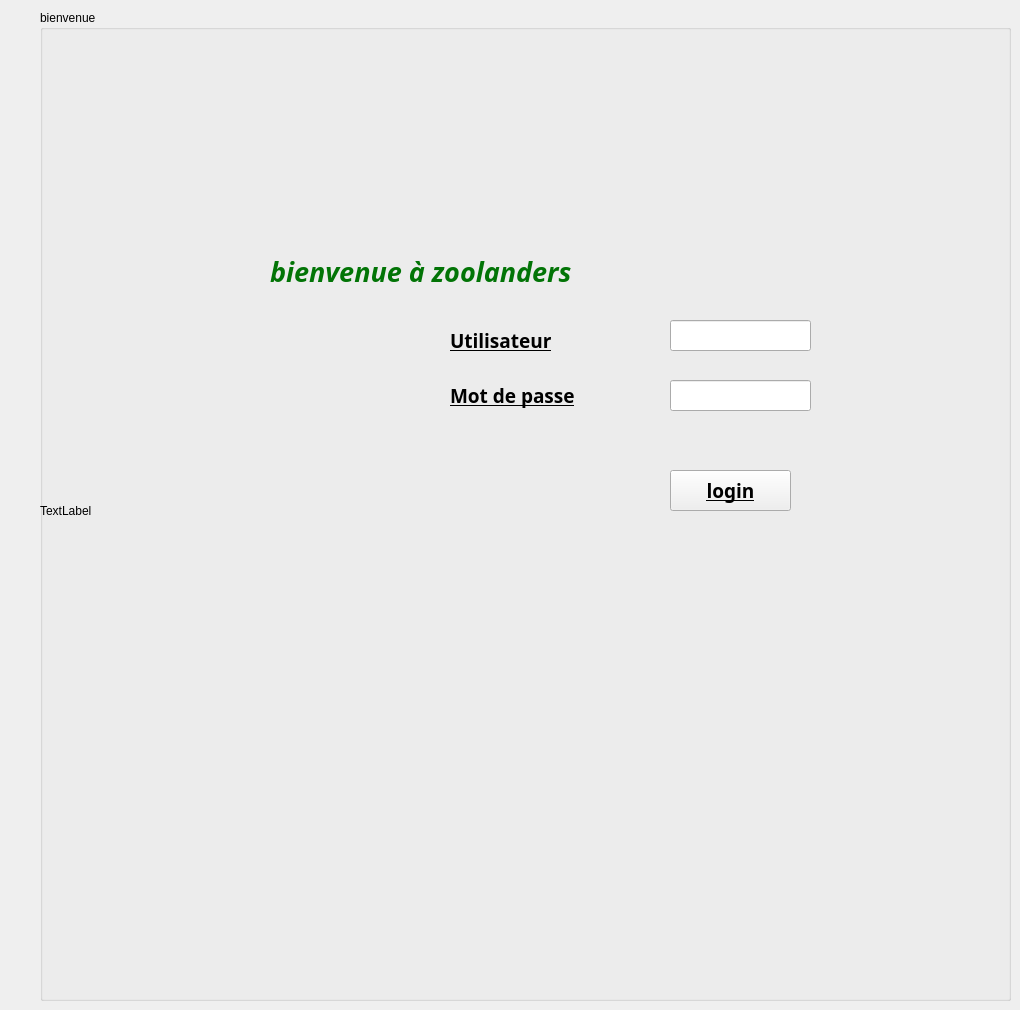
    <widget class="QWidget" name="page_2">
     <widget class="QGroupBox" name="groupBoxlogin">
      <property name="geometry">
       <rect>
        <x>40</x>
        <y>10</y>
        <width>971</width>
        <height>991</height>
       </rect>
      </property>
      <property name="title">
       <string>bienvenue</string>
      </property>
      <widget class="QPushButton" name="login_1">
       <property name="geometry">
        <rect>
         <x>630</x>
         <y>460</y>
         <width>121</width>
         <height>41</height>
        </rect>
       </property>
       <property name="font">
        <font>
         <family>Lucida Bright</family>
         <pointsize>14</pointsize>
         <weight>75</weight>
         <bold>true</bold>
         <underline>true</underline>
        </font>
       </property>
       <property name="cursor">
        <cursorShape>OpenHandCursor</cursorShape>
       </property>
       <property name="text">
        <string>login</string>
       </property>
      </widget>
      <widget class="QLabel" name="label_16">
       <property name="geometry">
        <rect>
         <x>410</x>
         <y>320</y>
         <width>131</width>
         <height>21</height>
        </rect>
       </property>
       <property name="font">
        <font>
         <family>Lucida Bright</family>
         <pointsize>14</pointsize>
         <weight>75</weight>
         <bold>true</bold>
         <underline>true</underline>
        </font>
       </property>
       <property name="text">
        <string>Utilisateur</string>
       </property>
      </widget>
      <widget class="QLabel" name="label_17">
       <property name="geometry">
        <rect>
         <x>410</x>
         <y>370</y>
         <width>181</width>
         <height>31</height>
        </rect>
       </property>
       <property name="font">
        <font>
         <family>Lucida Bright</family>
         <pointsize>14</pointsize>
         <weight>75</weight>
         <bold>true</bold>
         <underline>true</underline>
        </font>
       </property>
       <property name="text">
        <string>Mot de passe</string>
       </property>
      </widget>
      <widget class="QLineEdit" name="password_1">
       <property name="geometry">
        <rect>
         <x>630</x>
         <y>370</y>
         <width>141</width>
         <height>31</height>
        </rect>
       </property>
       <property name="font">
        <font>
         <family>Lucida Bright</family>
         <pointsize>14</pointsize>
         <weight>75</weight>
         <bold>true</bold>
         <underline>true</underline>
        </font>
       </property>
       <property name="echoMode">
        <enum>QLineEdit::Password</enum>
       </property>
      </widget>
      <widget class="QLineEdit" name="username_1">
       <property name="geometry">
        <rect>
         <x>630</x>
         <y>310</y>
         <width>141</width>
         <height>31</height>
        </rect>
       </property>
       <property name="font">
        <font>
         <family>Lucida Bright</family>
         <pointsize>14</pointsize>
         <weight>75</weight>
         <bold>true</bold>
         <underline>true</underline>
        </font>
       </property>
      </widget>
      <widget class="QLabel" name="label_2">
       <property name="geometry">
        <rect>
         <x>230</x>
         <y>236</y>
         <width>401</width>
         <height>51</height>
        </rect>
       </property>
       <property name="font">
        <font>
         <family>Matura MT Script Capitals</family>
         <pointsize>18</pointsize>
        </font>
       </property>
       <property name="toolTipDuration">
        <number>-1</number>
       </property>
       <property name="text">
        <string>&lt;html&gt;&lt;head/&gt;&lt;body&gt;&lt;p&gt;&lt;span style=&quot; font-size:20pt; font-weight:600; font-style:italic; color:#027406;&quot;&gt;bienvenue à zoolanders&lt;/span&gt;&lt;/p&gt;&lt;/body&gt;&lt;/html&gt;</string>
       </property>
      </widget>
      <widget class="QLabel" name="labelphotologin">
       <property name="geometry">
        <rect>
         <x>0</x>
         <y>10</y>
         <width>971</width>
         <height>981</height>
        </rect>
       </property>
       <property name="text">
        <string>TextLabel</string>
       </property>
      </widget>
      <zorder>labelphotologin</zorder>
      <zorder>login_1</zorder>
      <zorder>label_16</zorder>
      <zorder>label_17</zorder>
      <zorder>password_1</zorder>
      <zorder>username_1</zorder>
      <zorder>label_2</zorder>
     </widget>
    </widget>
